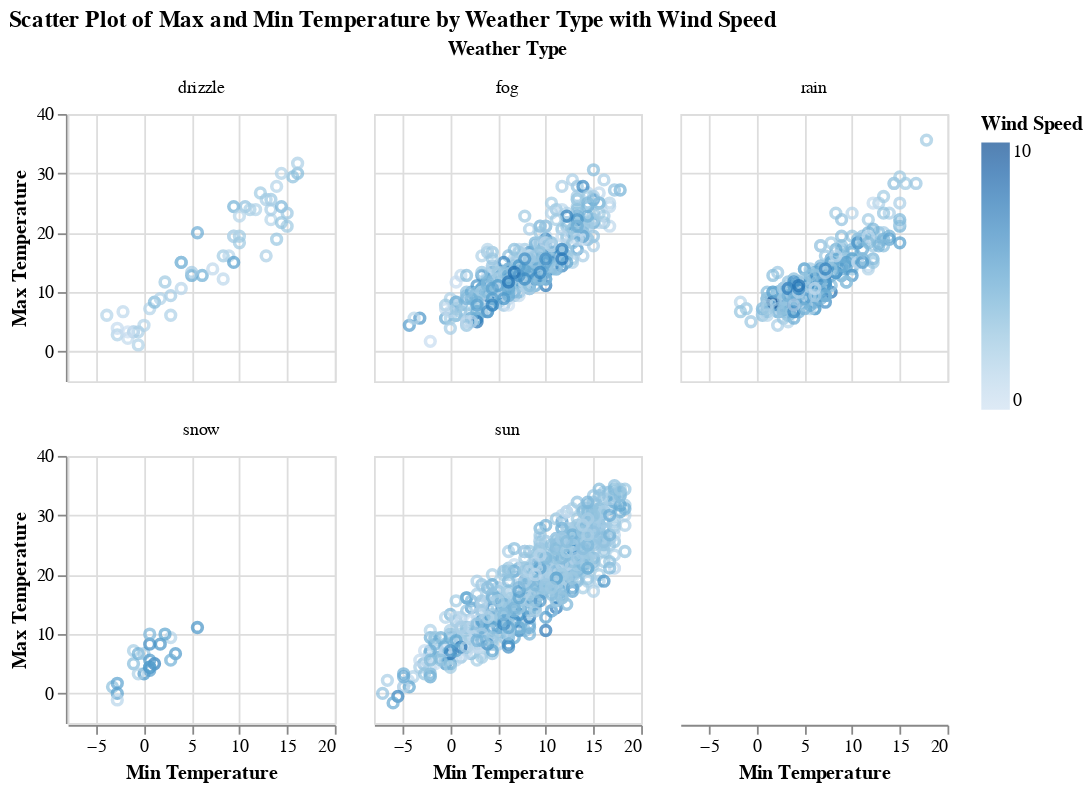

Notebook cell for this chart:
### Markdown cell above
##### Question 3 (10 points)

Create a facet figure in Altair with 2 row and 3 columns. For each panel in the facet figure, it shows a scatter plot between the max and min temperature for one type of weather. Use the wind speed to color the points. Also add interaction to show the max and min temperature and wind speed for each data point. Include necessary title and labels.

### Code cell
# Create a scatter plot with interaction
scatter = alt.Chart(weather).mark_point().encode(
    x=alt.X('temp_min', title='Min Temperature'),
    y=alt.Y('temp_max', title='Max Temperature'),
    color=alt.Color('wind', title='Wind Speed'),
    tooltip=['temp_min', 'temp_max', 'wind']
).properties(
    width=150,
    height=150
).interactive()

# Facet the scatter plot by weather type
facet = scatter.facet(
    facet=alt.Facet('weather', title='Weather Type'),
    columns=3
).properties(
    title='Scatter Plot of Max and Min Temperature by Weather Type with Wind Speed'
)

facet

### Figure 1 — Vega-Lite specification as saved in the notebook (floating-point values rounded to 4 significant figures; data arrays with more than 128 entries replaced by an {"elided": "..."} marker saying what was removed)
{"config": {"view": {"continuousWidth": 300, "continuousHeight": 300}}, "data": {"name": "data-830c39fec90146253fb06a06c26374ef"}, "facet": {"field": "weather", "title": "Weather Type", "type": "nominal"}, "spec": {"mark": {"type": "point"}, "encoding": {"color": {"field": "wind", "title": "Wind Speed", "type": "quantitative"}, "tooltip": [{"field": "temp_min", "type": "quantitative"}, {"field": "temp_max", "type": "quantitative"}, {"field": "wind", "type": "quantitative"}], "x": {"field": "temp_min", "title": "Min Temperature", "type": "quantitative"}, "y": {"field": "temp_max", "title": "Max Temperature", "type": "quantitative"}}, "height": 150, "name": "view_1", "width": 150}, "columns": 3, "params": [{"name": "param_1", "select": {"type": "interval", "encodings": ["x", "y"]}, "bind": "scales", "views": ["view_1"]}], "title": "Scatter Plot of Max and Min Temperature by Weather Type with Wind Speed", "$schema": "https://vega.github.io/schema/vega-lite/v5.8.0.json", "datasets": {"data-830c39fec90146253fb06a06c26374ef": {"elided": "1461 records"}}}
